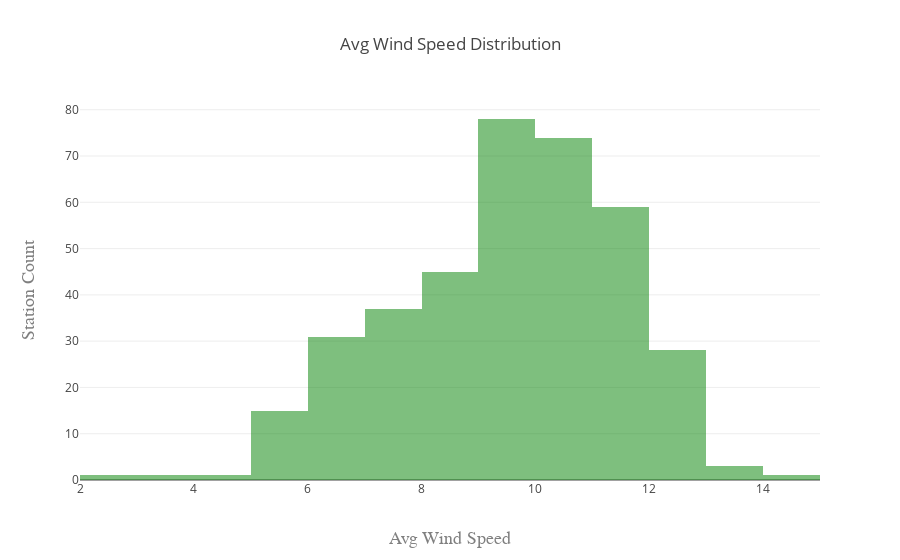

The cell this chart's notebook holds for it:
### Code cell
plot_hist(x = wind_proj,
          x_label='Avg Wind Speed', 
          y_label = 'Station Count', 
          title = 'Avg Wind Speed Distribution',
          size = 1,
          start = 0,
          end = 400,
          color = 'green'
         )

### Figure 1 — Plotly figure (JSON) as saved in the notebook; plotly's stock layout.template omitted (floating-point values rounded to 4 significant figures; data arrays with more than 128 entries replaced by an {"elided": "..."} marker saying what was removed)
{"data": [{"histnorm": null, "marker": {"color": "green"}, "name": "control", "opacity": 0.5, "type": "histogram", "x": {"elided": "374 float values"}, "xbins": {"end": 400, "size": 1, "start": 0}}], "layout": {"title": "Avg Wind Speed Distribution", "xaxis": {"title": "Avg Wind Speed", "titlefont": {"color": "#7f7f7f", "family": "Courier New, monospace", "size": 18}}, "yaxis": {"title": "Station Count", "titlefont": {"color": "#7f7f7f", "family": "Courier New, monospace", "size": 18}}}}
